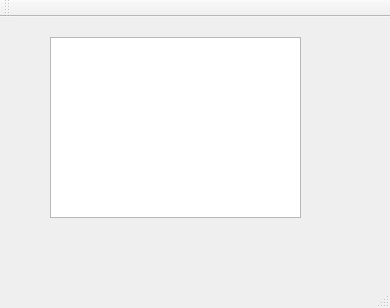
<?xml version="1.0" encoding="UTF-8"?>
<ui version="4.0">
 <class>Taiko</class>
 <widget class="QMainWindow" name="Taiko">
  <property name="geometry">
   <rect>
    <x>0</x>
    <y>0</y>
    <width>390</width>
    <height>308</height>
   </rect>
  </property>
  <property name="windowTitle">
   <string>Taiko</string>
  </property>
  <widget class="QWidget" name="centralWidget">
   <widget class="QGraphicsView" name="graphicsView">
    <property name="geometry">
     <rect>
      <x>50</x>
      <y>20</y>
      <width>251</width>
      <height>181</height>
     </rect>
    </property>
   </widget>
  </widget>
  <widget class="QMenuBar" name="menuBar">
   <property name="geometry">
    <rect>
     <x>0</x>
     <y>0</y>
     <width>390</width>
     <height>21</height>
    </rect>
   </property>
  </widget>
  <widget class="QToolBar" name="mainToolBar">
   <attribute name="toolBarArea">
    <enum>TopToolBarArea</enum>
   </attribute>
   <attribute name="toolBarBreak">
    <bool>false</bool>
   </attribute>
  </widget>
  <widget class="QStatusBar" name="statusBar"/>
 </widget>
 <layoutdefault spacing="6" margin="11"/>
 <resources/>
 <connections/>
</ui>
